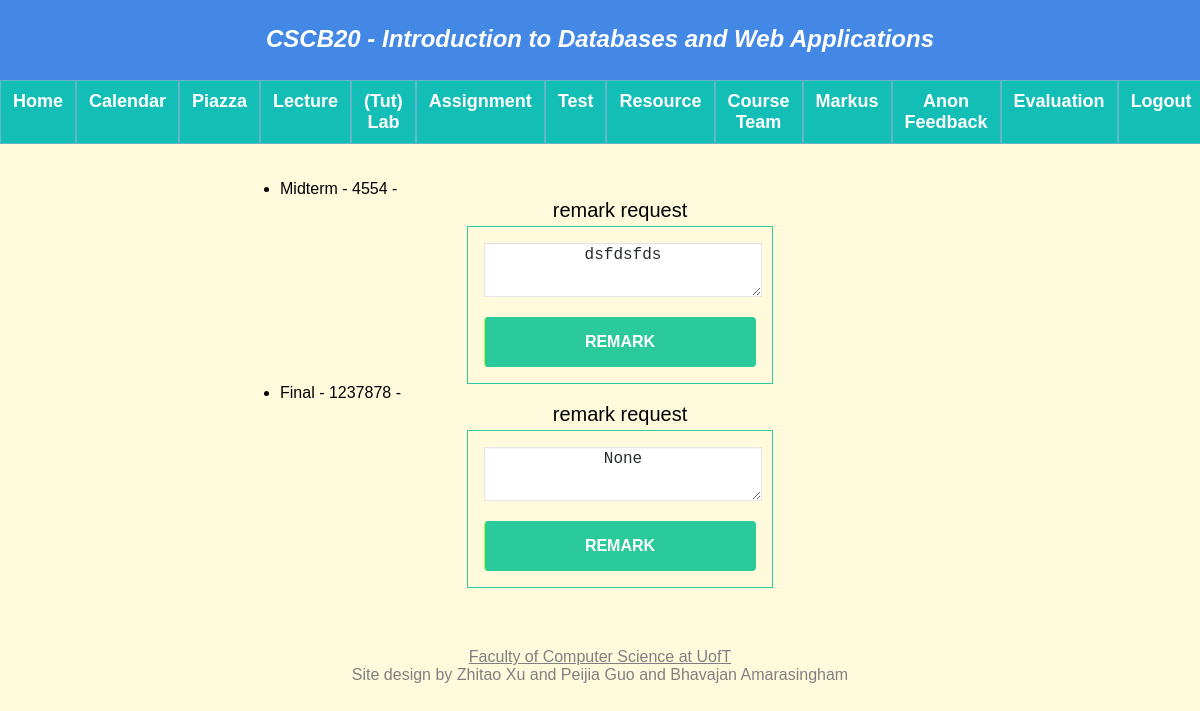
Screenshot of /evaluation (signed in) with the database file from the repository.
### app.py (models this page shows, shortened)
class Evaluation(db.Model):
    __tablename__ = 'Evaluation'
    eid = db.Column(db.Integer, primary_key = True)
    stuMark = db.Column(db.Integer)
    remarkText = db.Column(db.String(200))
    student_username = db.Column(db.String(20), db.ForeignKey('Person.username'), nullable = False)
    typeName = db.Column(db.String(20), db.ForeignKey('Assignment.assignment_name'), nullable = False)
    total_mark = db.Column(db.Integer, db.ForeignKey('Assignment.total_mark'), nullable = False)
    stuName = db.Column(db.String(20), db.ForeignKey('Person.name'), nullable = False)

### app.py (the view, shortened to what this page needs)
@app.route("/evaluation", methods = ['GET', 'POST'])
def evaluation():
    username = session['name']
    student_marks = query_student_marks(username)
    if request.method == 'GET':
        return render_template("evaluation.html", query_student_marks = student_marks)

### app.py (called while the page is built)
def query_student_marks(username):
    student_marks = db.session.query(Evaluation).filter(Evaluation.student_username == username)
    return student_marks

### templates/evaluation.html (shortened to what this page needs)
{% extends "template.html" %}
{% block content %}
{% if not session.name %}
<p>Access Denied</p>
{% else %}
    {% if session.type == 0 %}
    <div class = "evaluations">
        <ul>
            {% for Evaluations in query_student_marks %}
            <li> {{ Evaluations.typeName }} - {{ Evaluations.stuMark }} - {{ Evaluations.totalMark }}  </li>
            <label for="remark_req">remark request</label>
            <form class = "login_css" action="http://127.0.0.1:5000/evaluation" method="post">
                <textarea id="remark_Text" name="remark_Text">{{ Evaluations.remarkText }}</textarea>
                <button type="Remark">Remark</button>
            </form>
            {% endfor %}
        </ul>
    </div>
    {% else %}
    <p>Access Denied</p>
    {% endif %}
{% endif %}
{% endblock %}

### static/style.css (style rules this page uses)
@media (min-width: 975px) { body { background-image: url(./sub/a14.jpg); background-repeat: no-repeat; background-size: cover; background-color: #fffadc; color: #000000; font-family: Geneva, Arial, Helvetica, sans-serif; align-items: center; } }
@media (min-width: 975px) { * { margin: 0%; } }
@media (min-width: 975px) { li { font-size: 16px; } }
@media (min-width: 975px) { .login_css { max-width: 40%; margin-left: auto; margin-right: auto; padding: 16px; border: 1px solid rgb(42, 202, 154); } }
@media (min-width: 975px) { .login_css input, .login_css textarea, .login_css select { background-color: #ffffff; border: 1px solid #e5e5e4; font-size: 16px; height: auto; outline: 0; height: 48px; width: 100%; color: #282b2d; box-shadow: 0 1px 0 rgba(0, 0, 0, 0.03) inset; margin-bottom: 16px; transition: all .2s ease; text-align: center; } }
@media (min-width: 975px) { button { font-size: 16px; font-weight: 600; text-transform: uppercase; padding: 15px 26px; color: #FFF; background-color: rgb(42, 202, 154); border-radius: 4px; border: 1px solid rgb(42, 202, 154); border-left-style: solid; border-left-color: greenyellow; text-align: center; width: 100%; } }
@media (min-width: 975px) { label { display: block; line-height: 24px; font-size: 20px; font-weight: 400; margin-bottom: 4px; text-align: center; } }

### rows the page displays
Evaluation: typeName "Midterm", stuMark "4554", remark_Text "dsfdsfds"
Evaluation: typeName "Final", stuMark "1237878", remark_Text "None"
